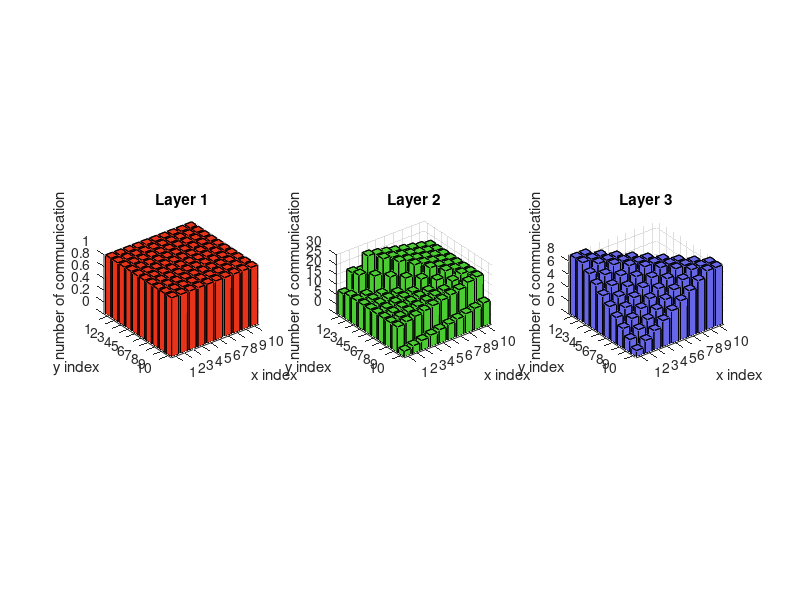

This chart was generated by the following MATLAB code:
%L = [];
clear all;
clc;
xlink = []; %(X-1)*Y*Z
rxlink = [];
ylink = []; %X*(Y-1)*Z
rylink = [];
zlink = []; %X*Y*(Z-1)r
rzlink = [];
for SIZE=10:10
    X = SIZE;
    Y = SIZE;
    Z = 3;
    %for l=1:(X+Y+Z-2)
        %L(l,SIZE) = 0;
        xlink(1:X,1:Y,1:Z,SIZE)=0;
        ylink(1:X,1:Y,1:Z,SIZE)=0;
        zlink(1:X,1:Y,1:Z,SIZE)=0;
        rxlink(1:X,1:Y,1:Z,SIZE)=0;
        rylink(1:X,1:Y,1:Z,SIZE)=0;
        rzlink(1:X,1:Y,1:Z,SIZE)=0;
    %end

    for a=1:X
        for b=1:Y
            %for c=1:Z
            c=1; %matrix A
            current = [a,b,1];
            destination = [b,a,3];
            
            while (current(1) ~= destination(1) || current(2) ~= destination(2) || current(3) ~= destination(3))         
                if (current(3) < destination (3))
                    zlink(current(1),current(2),current(3),SIZE)=zlink(current(1),current(2),current(3),SIZE)+1;
                    current(3) = current(3)+1;
                elseif (current(3) > destination (3))
                    rzlink(current(1),current(2),current(3)-1,SIZE)=rzlink(current(1),current(2),current(3)-1,SIZE)+1;
                    current(3) = current(3)-1;
                else % equal
                    %disp(current(1));
                    if (current(2) < destination (2))
                        ylink(current(1),current(2),current(3),SIZE)=ylink(current(1),current(2),current(3),SIZE)+1;
                        current(2) = current(2)+1;
                        %disp(current(2));
                    elseif (current(2) > destination (2))
                        rylink(current(1),current(2),current(3),SIZE)=rylink(current(1),current(2),current(3),SIZE)+1;
                        current(2) = current(2)-1;
                        %disp(current(2));
                    else % equal
                        if (current(1) < destination (1))
                            xlink(current(1),current(2),current(3),SIZE)=xlink(current(1),current(2),current(3),SIZE)+1;
                            current(1) = current(1)+1;
                            %disp(current(1));
                        elseif (current(1) > destination (1))
                            rxlink(current(1),current(2),current(3),SIZE)=rxlink(current(1),current(2),current(3),SIZE)+1;
                            current(1) = current(1)-1;
                            %disp(current(1));
                        
                        else % equal
                            break;
                        end
                    end
                end
            end
            
            c=2; %matrix B
            current = [a,b,3];
            for k=1:SIZE
                destination = [k,a,2];
                while (current(1) ~= destination(1) || current(2) ~= destination(2) || current(3) ~= destination(3))         
                    if (current(3) < destination (3))
                        zlink(current(1),current(2),current(3),SIZE)=zlink(current(1),current(2),current(3),SIZE)+1;
                        current(3) = current(3)+1;
                    elseif (current(3) > destination (3))
                        rzlink(current(1),current(2),current(3)-1,SIZE)=rzlink(current(1),current(2),current(3)-1,SIZE)+1;
                        current(3) = current(3)-1;
                    else % equal
                        %disp(current(1));
                        if (current(2) < destination (2))
                            ylink(current(1),current(2),current(3),SIZE)=ylink(current(1),current(2),current(3),SIZE)+1;
                            current(2) = current(2)+1;
                            %disp(current(2));
                        elseif (current(2) > destination (2))
                            rylink(current(1),current(2),current(3),SIZE)=rylink(current(1),current(2),current(3),SIZE)+1;
                            current(2) = current(2)-1;
                            %disp(current(2));
                        else % equal
                            if (current(1) < destination (1))
                                xlink(current(1),current(2),current(3),SIZE)=xlink(current(1),current(2),current(3),SIZE)+1;
                                current(1) = current(1)+1;
                                %disp(current(1));
                            elseif (current(1) > destination (1))
                                rxlink(current(1),current(2),current(3),SIZE)=rxlink(current(1),current(2),current(3),SIZE)+1;
                                current(1) = current(1)-1;
                                %disp(current(1));

                            else % equal
                                break;
                            end
                        end
                    end
                end
            end
            
            
        end
    end
end
% 
%for SIZE=3:3
SIZE=10;
    %subplot(3,1,SIZE);
    %imagesc(xlink(:,:,SIZE))
    for  i=1:SIZE
        for j=1:SIZE
            for l=1:3
            data(i,j,l)=xlink(i,j,l,SIZE)+rxlink(i,j,l,SIZE)+ylink(i,j,l,SIZE)+rylink(i,j,l,SIZE)+zlink(i,j,l,SIZE)+rzlink(i,j,l,SIZE);
            end
        end    
    end

subplot(1,3,1);
bh1=bar3(data(:,:,1));
set(bh1,'FaceColor',[0.9 0.2 0.1]);
xlabel({'x index'});
ylabel({'y index'});
zlabel({'number of communication'});
title('Layer 1');

subplot(1,3,2);
bh1=bar3(data(:,:,2));
set(bh1,'FaceColor',[0.3 .8 0.2]);
xlabel({'x index'});
ylabel({'y index'});
zlabel({'number of communication'});
title('Layer 2');

subplot(1,3,3);
bh1=bar3(data(:,:,3));
set(bh1,'FaceColor',[0.4 0.4 .9]);
xlabel({'x index'});
ylabel({'y index'});
zlabel({'number of communication'});
title('Layer 3');

%hold on;
%end



